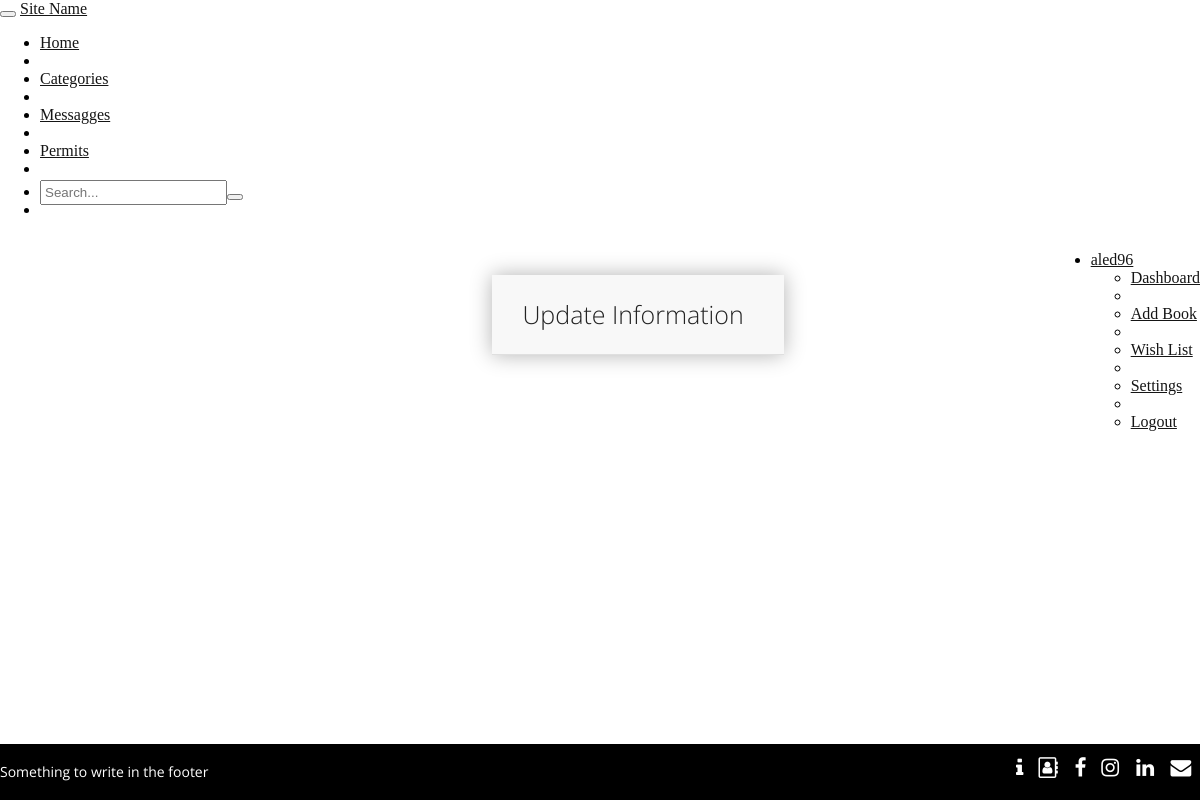
Before: /setting.php (signed in) with the older database file.
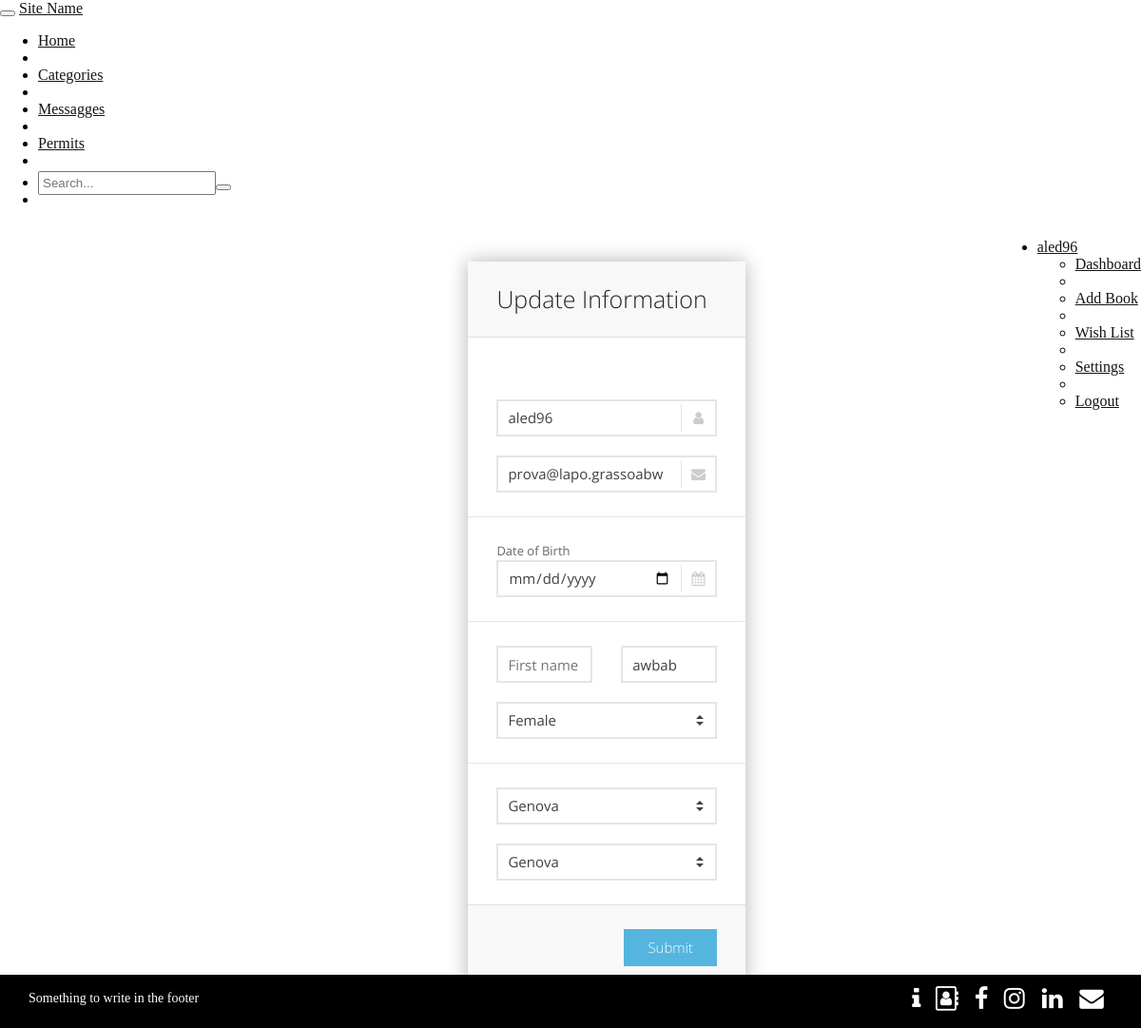
After: the same page with the newer database file.
### tables this page shows
CREATE TABLE `user` (
  `Username` varchar(255) NOT NULL,
  `Email` varchar(255) NOT NULL,
  `Password` varchar(255) NOT NULL,
  `Name` varchar(255) NOT NULL,
  `Surname` varchar(255) NOT NULL,
  `Gender` varchar(50) NOT NULL,
  `Date_of_birth` date NOT NULL,
  `City` int(11) DEFAULT NULL
);

CREATE TABLE `province` (
  `ID` int(11) NOT NULL,
  `Name` varchar(255) NOT NULL,
  `Region` varchar(255) NOT NULL
);

CREATE TABLE `city` (
  `ID` int(11) NOT NULL,
  `Name` varchar(255) NOT NULL,
  `Province` int(11) NOT NULL
);

### setting.php (the view, shortened to what this page needs)
<!DOCTYPE html>
<html lang="en">
  <head>
	<link href="https://netdna.bootstrapcdn.com/twitter-bootstrap/2.3.2/css/bootstrap-combined.min.css" rel="stylesheet" id="bootstrap-css">
	<link rel='stylesheet' href='https://maxcdn.bootstrapcdn.com/font-awesome/4.7.0/css/font-awesome.min.css'>
	<link rel="stylesheet" media="all" href="css/footer.css" />
	<link rel="stylesheet" media="all" href="css/common.css" />
    <link rel="stylesheet" media="all" href="css/login.css" />
</head>
  <body>
  <?php
  require "navbar.php";
  ?>
    <div class="body body-s" id="settings">
        <form action="changeSettings.php" method="POST" name="settings" class="sky-form">
            <header>Update Information</header>
            <?php
			if(isset($_SESSION['username'])){
                $servername = "localhost";
                $username = "root";
                $password = "password";
                $dbname = "university_sharing";
                $conn = new mysqli($servername, $username, $password, $dbname);
                $user = $_SESSION['username'];
                $sql = "SELECT user.*, city.Name as Cityname, province.Name as Provincename FROM user, city, province WHERE Username='" . $user . "' and user.City = city.ID and city.Province = province.ID ";
                $result = mySQLi_query($conn, $sql) or die("Error query".$sql);
                while ($row = mySQLi_fetch_array($result)) {
                    $provinceName = $row['Provincename'];
                    $cityName = $row['Cityname'];
                    echo '
            <fieldset>
                <section>
                    <label class="input" >
                        <p class="errorLogin" id="errorSettingsBox"><br></p>
                    </label>
                </section>
                <section>
                    <label class="input">
                        <i class="icon-append icon-user"></i>
                        <input type="text" placeholder="Username" id="userSign" name="userSign" onclick="removeErrorSignup()" onkeyup="removeErrorSignup()" value="' . $row['Username'] . '">
                    </label>
                </section>
                <section>
                    <label class="input">
                        <i class="icon-append icon-envelope-alt"></i>
                        <input type="text" placeholder="Email address" id="emailSign" name="emailSign" onclick="removeErrorSignup()" onkeyup="removeErrorSignup()"  value="' . $row['Email'] . '">
                    </label>
                </section>
            </fieldset>
            <fieldset>
                <section>
                    <label class="input">
                        Date of Birth
                    </label>
                    <label class="input">
                        <i class="icon-append icon-calendar"></i>
                        <input type="date" id="dateSign" name="dateSign"  value="' . $row['Date_of_birth'] . '">
                    </label>
                </section>
            </fieldset>
            <fieldset>
                <div class="row">
                    <section class="col col-6">
                        <label class="input">
                            <input type="text" placeholder="First name" id="nameSign" name="nameSign" onclick="removeErrorSignup()" onkeyup="removeErrorSignup()"  value="' . $row['Name'] . '">
                        </label>
                    </section>
                    <section class="col col-6">
                        <label class="input">
                            <input type="text" placeholder="Last name" id="surnameSign" name="surnameSign" onclick="removeErrorSignup()" onkeyup="removeErrorSignup()"  value="' . $row['Surname'] . '">
                        </label>
                    </section>
                </div>
                <section>
                    <label class="select">';
                    if ($row['Gender'] == "male") {
                        echo "
							<select name='gender'>
							<option value='male' selected>Male</option>
							<option value='female'>Female</option>
							</select>
							";
                    } else {
                        echo "
							<select name='gender'>
							<option value='male'>Male</option>
							<option value='female' selected>Female</option>
							</select>
							";
                    }
                    echo '
                        <i></i>
                    </label>
                </section>
            </fieldset>
            <fieldset>
                <section>
                    <label class="select">
                        <select name="province" id="province" onchange="selectCity()">
                            <option value="not-selected" selected disabled>Province</option>';
                    $sql = "SELECT distinct Name FROM province";
                    $result = $conn->query($sql);
                    while ($row = $result->fetch_assoc()) {
                        $prov = $row['Name'];
                        if (strlen($prov) != 0) {
                            if(strcmp($provinceName, $prov) == 0)
                                echo "<option selected value='" . $prov . "'>" . $prov . "</option>";
                            else
                                echo "<option value='" . $prov . "'>" . $prov . "</option>";
                        }
                    }
                    echo '
                        </select>
                        <i></i>
                    </label>
                </section>
                <section>
                    <label class="select">
                        <select name="citySign" id="citySign">
                            <option value="not-selected" selected disabled>City</option>';
                    $sql = "SELECT distinct city.Name FROM city, province where city.Province = province.ID and province.Name = '".$provinceName."'";
                    $result = $conn->query($sql);
                    while ($row = $result->fetch_assoc()) {
                        $city = $row['Name'];
                        if (strlen($city) != 0) {
                            if(strcmp($cityName, $city) == 0)
                                echo "<option selected value='" . $city . "'>" . $city . "</option>";
                            else
                                echo "<option value='" . $city . "'>" . $city . "</option>";
                        }
                    }
                    echo '
                        </select>
                        <i></i>
                    </label>
                </section>
            </fieldset>
            <footer>
                <button type="button" onclick="checkSettings()" class="button">Submit</button>
            </footer>
        </form>
    </div>';
                }
            }
            else
                echo "Log in First";
			?>
    <?php
    require "footer.php";
    ?>
</body>
</html>

### navbar.php (shortened to what this page needs)
<div class="myfooter">
  <small>
  </small>
  <div class="mynav">
    <ul>
      <li><a href="#"><i id="social-inf" class="fa fa-info fa-2x social"></i></a></li>
      <li><a href="#"><i id="social-con" class="fa fa-address-book-o fa-2x social"></i></a></li>
      <li><a href="#"><i id="social-fb" class="fa fa-facebook fa-2x social"></i></a></li>
      <li><a href="#"><i id="social-tw" class="fa fa-instagram fa-2x social"></i></a></li>
      <li><a href="#"><i id="social-li" class="fa fa-linkedin fa-2x social"></i></a></li>
      <li><a href="mailto:boh@boh.it"><i id="social-em" class="fa fa-envelope fa-2x social"></i></a></li>
    </ul>
  </div>
</div>
<div class="navbar navbar-inverse">
    <div class="navbar-inner">
        <div class="container-fluid">
            <button class="btn btn-navbar" data-toggle="collapse" data-target=".nav-collapse" data-disabled="true">
            </button>
            <a class="brand" href="index.php" id="top">Site Name</a>
            <div id= "auto-height" class="nav-collapse collapse" style="height:auto;" data-disabled="true">
                <ul class="nav">
                    <li><a href="index.php"><i class="icon-home icon-white"></i> Home</a></li>
                    <li class="divider-vertical"></li>
                    <li><a href="category.php"><i class="icon-th-list icon-white"></i> Categories</a></li>
                    <li class="divider-vertical"></li>
                    <li><a href="#"><i class="icon-envelope icon-white"></i> Messagges</a></li>
                    <li class="divider-vertical"></li>
                    <li><a href="#"><i class="icon-lock icon-white"></i> Permits</a></li>
                    <li class="divider-vertical"></li>
                    <li><form action="search.php" method="get">
                            <input type="text" class="searchNav" placeholder="Search..." name="find" required><span class="searchButton"><button type="submit"><i class="icon-search icon-black"></i> </button></span>
                        </form>
                    </li>
                    <li class="divider-vertical"></li>
                </ul>
                <?php
                if(isset($_SESSION['username']))
                {
                    $user = $_SESSION['username'];
                    echo '<ul class="nav navbar-nav navbar-right pull-right">
                                    <li class="dropdown">
                                        <a href="#" data-toggle="dropdown" class="dropdown-toggle" onClick="autoHeight()"><i class="icon-user"></i>'.$user.'<b class="caret"></b></a>
                                        <ul class="dropdown-menu">
                                            <li><a href="show_profile.php"><i class="icon-user"></i>Dashboard</a></li>
                                            <li class="divider"></li>
                                            <li><a href="insert_new.php"><i class="icon-plus"></i>Add Book</a></li>
                                            <li class="divider"></li>
                                            <li><a href="favourite.php"><i class="icon-heart"></i> Wish List</a></li>
                                            <li class="divider"></li>
                                            <li><a href="setting.php"><i class="icon-wrench"></i> Settings</a></li>
                                            <li class="divider"></li>
                                            <li><a href="logout.php"><i class="icon-share"></i>Logout</a></li>
                                        </ul>
                                    </li>
                                </ul>';
                }
                else
                {
                    echo "<ul class='nav navbar-nav navbar-right pull-right'>
							<li><a href='login.php'><i class='icon-user'></i>Log In</a></li>
							<li class='divider'></li>
							</ul>";
                }
                ?>
            </div>
        </div>
    </div>
</div>

### footer.php
<div class="myfooter">
    <small>
        Something to write in the footer
    </small>
    <div class="mynav">
        <ul>
            <li><a href="#"><i id="social-inf" class="fa fa-info fa-2x social"></i></a></li>
            <li><a href="#"><i id="social-con" class="fa fa-address-book-o fa-2x social"></i></a></li>
            <li><a href="#"><i id="social-fb" class="fa fa-facebook fa-2x social"></i></a></li>
            <li><a href="#"><i id="social-tw" class="fa fa-instagram fa-2x social"></i></a></li>
            <li><a href="#"><i id="social-li" class="fa fa-linkedin fa-2x social"></i></a></li>
            <li><a href="mailto:boh@boh.it"><i id="social-em" class="fa fa-envelope fa-2x social"></i></a></li>
        </ul>
    </div>
</div>

### css/footer.css (style rules this page uses)
.myfooter { display: flex; justify-content: space-between; z-index:10; position: fixed; left:0; right:0; bottom:0; padding-top: 10px; padding-right:30px; padding-left:30px; border-top: 1px solid black; background-color: black; height:45px; color:white; }
.myfooter small { float: left; font-size:14px; padding-top: 6px; }
.myfooter ul { margin: 0; list-style: none; display: block; }
.myfooter li { float: left; margin-left: 6px; margin-right: 6px; }
.social { margin-top: -2px; color:white; transform: scale(0.8); transition-duration: 0.5s; }

### css/common.css (style rules this page uses)
html, body { margin: 0; margin-bottom:50px; }
#auto-height { height:auto; }
input.searchNav { padding: 3px; margin-top: 2px; margin-bottom: -10px; }
.searchButton>button { margin-top:6px; margin-bottom:-8px; }
h1,h2,h3,h4,h5,h6,p,a { color:#151515; }
.errorLogin { color:red; }
.navbar { margin-bottom:0px; }
#settings { background-color:white; visibility:visible; margin-left:35%; height:55%; top:18%; width:27%; }
#settings>form { margin-left: 10%; }

Changed rows visible on the page:
now on this page (row edited): user: userSign "aled96", emailSign "prova@lapo.grassoabw", surnameSign "awbab", province "Genova", citySign "Genova"
